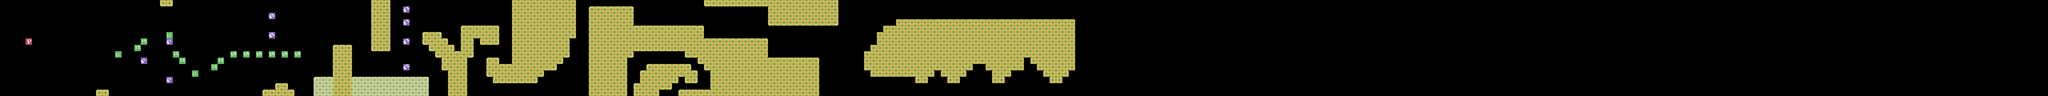

This game map was drawn from its Tiled (.tmx) file and the tilesets committed beside it. A one-line description and the trimmed map source follow:
An orthogonal 320x15 tile map with 16x16 px tiles, 6 tile layers (001, 000, lvl_end, enemies, ...), 1 hidden layer not drawn.

<map version="1.10" tiledversion="1.10.1" orientation="orthogonal" renderorder="right-down" width="320" height="15" tilewidth="16" tileheight="16" infinite="0" nextlayerid="9" nextobjectid="1">
 <editorsettings>
  <export target="../../../lvl.csv" format="csv" />
 </editorsettings>
 <tileset firstgid="1" source="lvl.tsx" />
 <layer id="2" name="001" width="320" height="15">
  <data>[4800 cells, 97 non-empty, 21 distinct tile ids]</data>
 </layer>
 <layer id="1" name="000" width="320" height="15">
  <data>[4800 cells, 881 non-empty, 9 distinct tile ids]</data>
 </layer>
 <layer id="8" name="000_hazards" width="320" height="15" visible="0">
  <data>[4800 cells, 8 non-empty, 1 distinct tile ids]</data>
 </layer>
 <layer id="6" name="lvl_end" width="320" height="15">
  <data>[4800 cells, 15 non-empty, 1 distinct tile ids]</data>
 </layer>
 <layer id="3" name="enemies" width="320" height="15">
  <data>[4800 cells, 9 non-empty, 3 distinct tile ids]</data>
 </layer>
 <layer id="7" name="player" width="320" height="15">
  <data>[4800 cells, 1 non-empty, 1 distinct tile ids]</data>
 </layer>
 <layer id="5" name="items" width="320" height="15">
  <data>[4800 cells, 15 non-empty, 3 distinct tile ids]</data>
 </layer>
</map>